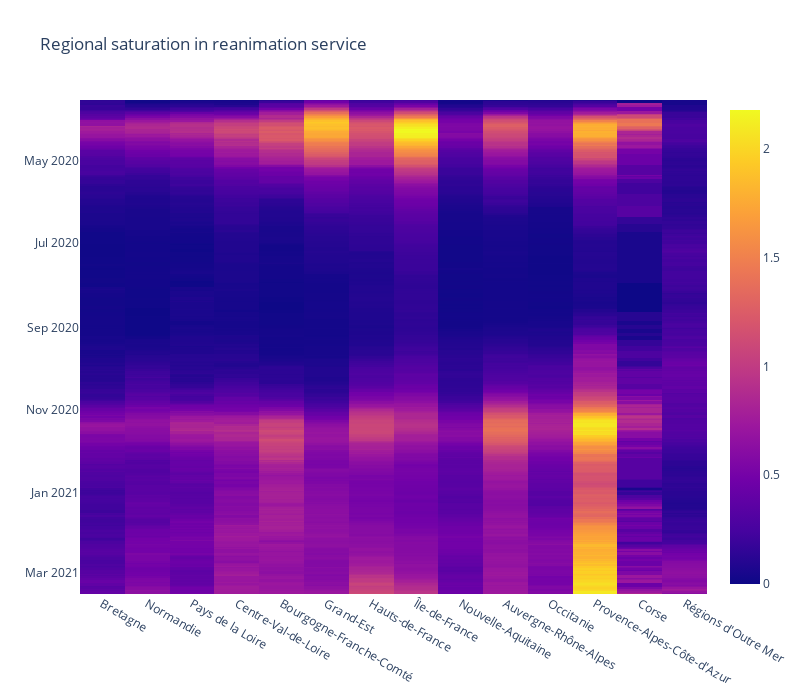

Notebook code for this chart:
### Code cell
fig = px.imshow(rea_reg_prop.iloc[:,1:], y=rea_reg_prop['date'], title='Regional saturation in reanimation service', height=700, width=800)
fig.show()

### Figure 1 — Plotly figure (JSON) as saved in the notebook; plotly's stock layout.template omitted (floating-point values rounded to 4 significant figures; data arrays with more than 128 entries replaced by an {"elided": "..."} marker saying what was removed)
{"data": [{"coloraxis": "coloraxis", "hovertemplate": "x: %{x}<br>y: %{y}<br>color: %{z}<extra></extra>", "name": "0", "type": "heatmap", "x": ["Bretagne", "Normandie", "Pays de la Loire", "Centre-Val-de-Loire", "Bourgogne-Franche-Comté", "Grand-Est", "Hauts-de-France", "Île-de-France", "Nouvelle-Aquitaine", "Auvergne-Rhône-Alpes", "Occitanie", "Provence-Alpes-Côte-d'Azur", "Corse", "Régions d'Outre Mer"], "xaxis": "x", "y": {"elided": "364 str values"}, "yaxis": "y", "z": {"elided": "364x14 float values"}}], "layout": {"coloraxis": {"colorscale": [[0, "#0d0887"], [0.1111, "#46039f"], [0.2222, "#7201a8"], [0.3333, "#9c179e"], [0.4444, "#bd3786"], [0.5556, "#d8576b"], [0.6667, "#ed7953"], [0.7778, "#fb9f3a"], [0.8889, "#fdca26"], [1, "#f0f921"]]}, "height": 700, "title": {"text": "Regional saturation in reanimation service"}, "width": 800, "xaxis": {"anchor": "y", "constrain": "domain", "domain": [0, 1], "scaleanchor": "y"}, "yaxis": {"anchor": "x", "autorange": "reversed", "constrain": "domain", "domain": [0, 1]}}}
